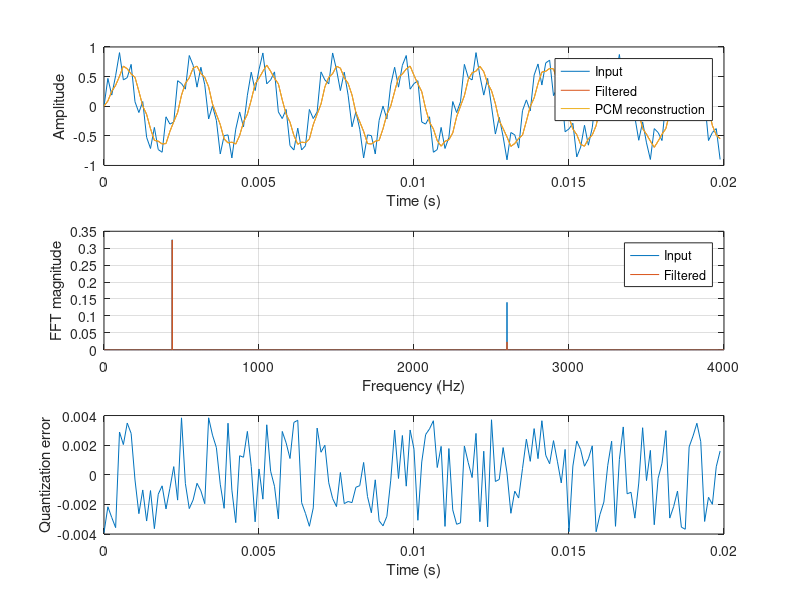

Reproduce this figure in MATLAB.
% Synthetic audio demonstration inspired by INTEC coursework, 2017.
fs = 8000;
n = fs;
t = (0:n-1)' / fs;
x = 0.65*sin(2*pi*440*t) + 0.28*sin(2*pi*2600*t);

% Second-order Butterworth low-pass via a prewarped bilinear transform.
fc = 1500;
k = tan(pi*fc/fs);
g = 1/(1 + sqrt(2)*k + k^2);
b = g*k^2*[1 2 1];
a = [1, 2*g*(k^2-1), g*(1-sqrt(2)*k+k^2)];
y = filter(b, a, x);

% Uniform mid-rise PCM over [-1, 1], with saturated code indices.
levels = 2^8;
step = 2/levels;
codes = min(max(floor((y+1)/step), 0), levels-1);
q = -1 + (codes+0.5)*step;
q_error = y-q;

x_fft = abs(fft(x))/n;
y_fft = abs(fft(y))/n;
ratio_low = y_fft(441)/x_fft(441);
ratio_high = y_fft(2601)/x_fft(2601);
assert(max(abs(y)) < 1, 'Filtered signal clipped.');
assert(ratio_low > 0.95, 'Low-frequency component was attenuated too much.');
assert(ratio_high < 0.2, 'High-frequency component was not sufficiently attenuated.');
assert(all(codes >= 0 & codes < levels), 'PCM code out of range.');
assert(max(abs(q_error)) <= step/2 + 1e-12, 'Unexpected quantization error.');
fprintf('440 Hz gain: %.2f dB | 2600 Hz gain: %.2f dB | RMS error: %.6f\n', ...
    20*log10(ratio_low), 20*log10(ratio_high), sqrt(mean(q_error.^2)));

if ~strcmp(getenv('PORTFOLIO_HEADLESS'), '1')
    samples = 1:160;
    bins = 1:(n/2+1);
    f = (bins-1)*fs/n;
    figure;
    subplot(3,1,1);
    plot(t(samples), x(samples), t(samples), y(samples), t(samples), q(samples));
    xlabel('Time (s)'); ylabel('Amplitude');
    legend('Input', 'Filtered', 'PCM reconstruction'); grid on;
    subplot(3,1,2);
    plot(f, x_fft(bins), f, y_fft(bins));
    xlabel('Frequency (Hz)'); ylabel('FFT magnitude');
    legend('Input', 'Filtered'); grid on;
    subplot(3,1,3);
    plot(t(samples), q_error(samples));
    xlabel('Time (s)'); ylabel('Quantization error'); grid on;
end
